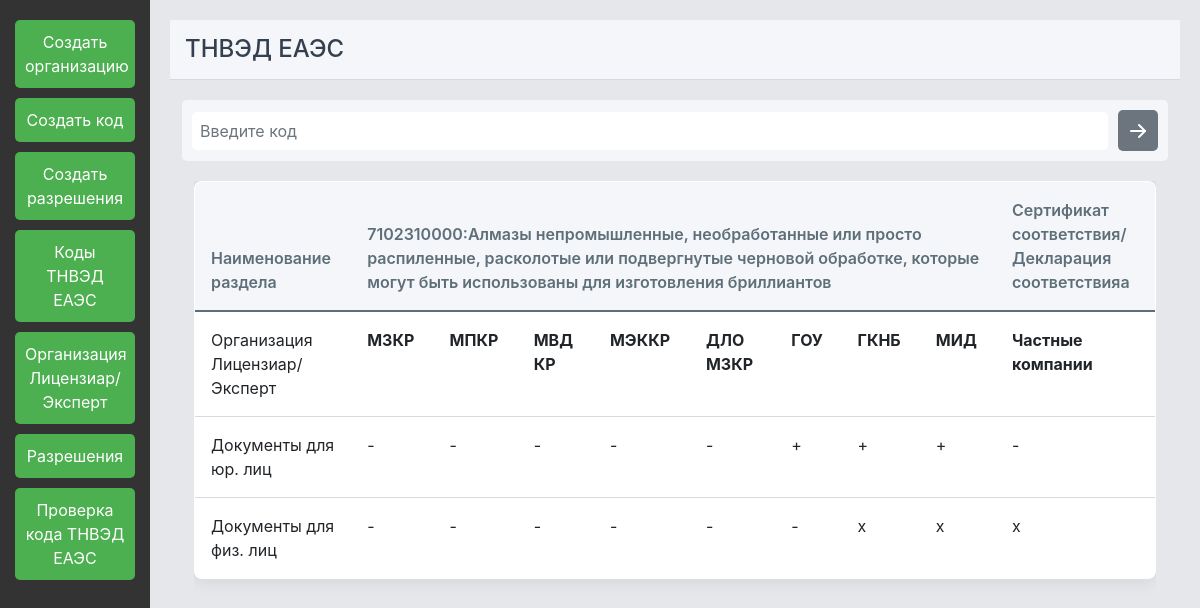
Screenshot of /search/7102310000/ with the database file from the repository.
### tnvedcode/models.py (models this page shows, shortened)
class Permission(models.Model):
    code = models.ForeignKey(TnvedCode, on_delete=models.CASCADE)
    organization = models.ForeignKey(Organization, on_delete=models.CASCADE)
    import_status_legal = models.CharField(max_length=1, choices=IMPORT_STATUS_CHOICES, default='-', verbose_name='Статус ввоза для юридических лиц')
    import_status_individual = models.CharField(max_length=1, choices=IMPORT_STATUS_CHOICES, default='-', verbose_name='Статус ввоза для физических лиц')
    class Meta:
        unique_together = ['code', 'organization']

class TnvedCode(models.Model):
    IMPORT_STATUS_CHOICES = [
        ('+', '+'),
        ('-', '-'),
        ('x', 'x'),
    ]
    code = models.IntegerField(unique=True, verbose_name='Код товара')
    name = models.CharField(max_length=255, verbose_name='Наименование группы товара')
    import_status_legal_private = models.CharField(max_length=1, choices=IMPORT_STATUS_CHOICES, default='-',
                                                   verbose_name='Статус ввоза для юридических лиц частных компаний')
    import_status_individual_private = models.CharField(max_length=1, choices=IMPORT_STATUS_CHOICES, default='-',
                                                        verbose_name='Статус ввоза для физических лиц частных компаний')
    def __str__(self):
        return f'{self.code}'

class Organization(models.Model):
    name = models.CharField(max_length=100, unique=True, verbose_name='Название организации')

### tnvedcode/views.py (the view)
# urls.py: path('search/<str:code>/', views.PermissionSearchView.as_view(), name='permission-search'),
class PermissionSearchView(generics.ListAPIView):
    serializer_class = PermissionSerializer
    def get_queryset(self):
        code = self.kwargs.get('code', None)
        if code is not None:
            try:
                tnved_code = TnvedCode.objects.get(code=code)
                permissions = Permission.objects.filter(code=tnved_code)
                return permissions
            except TnvedCode.DoesNotExist:
                return Permission.objects.none()
        else:
            return Permission.objects.none()
    def list(self, request, *args, **kwargs):
        queryset = self.get_queryset()
        context = {'permissions': queryset}
        return render(request, 'tnvedcode/permission_search.html', context)

### templates/tnvedcode/permission_search.html (shortened to what this page needs)
{% extends 'base.html' %}
{% block content %}
<head>
    <link rel="stylesheet" href="https://cdn.jsdelivr.net/npm/bootstrap@5.0.0-beta2/dist/css/bootstrap.min.css">
</head>
<body>
<div class="container mt-10">
    <div class="search-container">
        <input type="text" class="form-control search-input" id="codeInput" placeholder="Введите код">
        <button class="btn search-button" onclick="searchPermissions()">
        </button>
    </div>
    <div class="container mt-10">
        <div class="row">
            <div class="col-md-">
                <div class="table-responsive">
                   <table class="table-custom table table-hover" id="permissionsTable">
                <thead>
                    <tr>
                        <th rowspan="2">Наименование раздела</th>
                        <th colspan="{{ permissions.count }}">{{ permissions.0.code }}:{{ permissions.0.code.name }}</th>
                        <th colspan="{{ permissions.count }}">Сертификат соответствия/Декларация соответствияа</th>
                    </tr>
                </thead>
                    <tr>
                        <td class="last-column">Организация Лицензиар/Эксперт</td>
                        {% for permission in permissions %}
                            <th>{{ permission.organization.name }}</th>
                        {% endfor %}
                        <th class="last-column">Частные компании</th>
                    </tr>
                    <tr>
                        <td class="last-column">Документы для юр. лиц</td>
                        {% for permission in permissions %}
                            <td>{{ permission.get_import_status_legal_display }}</td>
                        {% endfor %}
                        <td>{{ permissions.0.code.import_status_legal_private }}</td>
                    </tr>
                    <tr>
                        <td class="last-column">Документы для физ. лиц</td>
                        {% for permission in permissions %}
                            <td>{{ permission.get_import_status_individual_display }}</td>
                        {% endfor %}
                        <td class="last-column">{{ permissions.0.code.import_status_individual_private }}</td>
                    </tr>
            </table>
                </div>
            </div>
</body>
{% endblock %}

### templates/base.html (style rules this page uses)
body { font-family: 'Inter', sans-serif; background-color: #e6e7eb; color: #1e272e; margin: 0; padding: 0; height: 100vh; display: flex; flex-direction: column; }

### templates/tnvedcode/permission_search.html (style rules this page uses)
body { font-family: 'Inter', sans-serif; background-color: #e6e7eb; color: #1e272e; margin: 0; padding: 0; height: 100vh; display: flex; flex-direction: column; font-family: 'Inter', sans-serif; }
.container { margin: auto; max-width: 100%; }
.search-container { display: flex; align-items: center; background-color: #f4f6f9; padding: 10px; border-radius: 5px; margin-bottom: 20px; }
.search-input { border: none; outline: none; flex-grow: 1; padding: 8px; border-radius: 5px; }
.search-button { background-color: #6c757d; color: #fff; border: none; border-radius: 5px; padding: 8px; cursor: pointer; margin-left: 10px; }
.table-custom { width: 100%; background-color: #fff; border: 1px solid #d2dae2; border-radius: 8px; overflow: hidden; box-shadow: 0 0 20px rgba(0, 0, 0, 0.1); }
.table-custom thead th { border-bottom: 2px solid #d2dae2; font-weight: 600; color: #5e6f7a; background-color: #f4f6f9; }
.table-custom th, .table-custom td { padding: 1rem; vertical-align: top; border-top: 1px solid #d2dae2; }
.table-custom tbody td { position: relative; }
.table-custom tbody td::before { content: ""; display: block; position: absolute; top: 0; left: 0; height: 100%; width: 10px; background-color: #3498db; opacity: 0.8; z-index: -1; }

### rows the page displays
Permission: code.code "7102310000", code.name "Алмазы непромышленные, необработанные или просто распиленные, расколотые или подвергнутые черновой обработке, которые могут быть использованы для изготовления бриллиантов", organization.name "МЗКР", import_status_legal "-", code.import_status_legal_private "-", import_status_individual "-", code.import_status_individual_private "x"
Permission: organization.name "МПКР", import_status_legal "-", import_status_individual "-"
Permission: organization.name "МВД КР", import_status_legal "-", import_status_individual "-"
Permission: organization.name "МЭККР", import_status_legal "-", import_status_individual "-"
Permission: organization.name "ДЛО МЗКР", import_status_legal "-", import_status_individual "-"
Permission: organization.name "ГОУ", import_status_legal "+", import_status_individual "-"
Permission: organization.name "ГКНБ", import_status_legal "+", import_status_individual "x"
Permission: organization.name "МИД", import_status_legal "+", import_status_individual "x"
